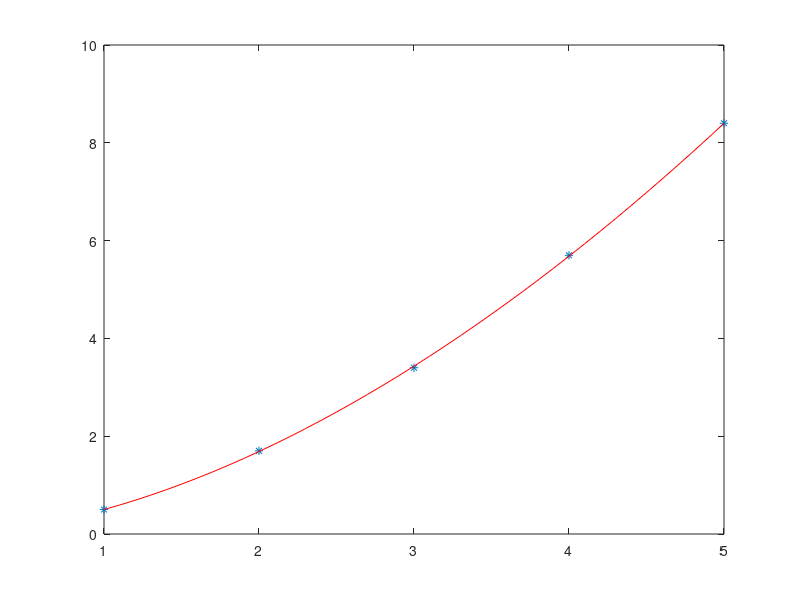

Recreate this plot in MATLAB.
disp('linear regression power model');
% power model
% y = bx^a
x = [1 2 3 4 5] ; 
y = [0.5 1.7 3.4 5.7 8.4];

%log y= a log x + log b 
% Y = a X + B 
%take the log for the x,y vectors 
X = log10(x);
Y = log10(y);

% ∑ Y = a ∑ X + n B
% ∑ YX = a ∑ X^2 + B ∑ X

% get variable values

n=length(x)     ;  % n  
sX = sum(X)     ; % ∑ X
sY = sum(Y)     ; % ∑ Y
sXY = sum(X.*Y) ; % ∑ YX
sX2 = sum(X.^2) ; % ∑ X^2

% ∑ Y = a ∑ X + n B
% ∑ YX = a ∑ X^2 + B ∑ X

% we split this two equation into two matrices

Rightcoef = [sX n  ; sX2 sX ] ;  
Leftcoef = [sY ; sXY] ; 
%solve as matrices
%think of it as 
%Leftcoef = Rightcoef  * sol
sol = Rightcoef \ Leftcoef ;  % as same as 'sol  = Rightcoef^-1 * Leftcoef' but the backslash expression is more effcint for more info : https://www.mathworks.com/help/matlab/ref/mldivide.html

a = sol(1) ;   %a
B = sol(2) ;   %B
b= 10^B ;      %b 

%calc R^2
yav = mean(Y) ;
st = sum( (Y-yav).^2 )  ;
sr = sum((Y-B-a*X).^2) ;
r2=(st-sr)/st ;


disp("a = "+a) ;
disp("b = "+b) ;
disp("r^2 = "+r2) ;

x1 = min(x):0.1:max(x) ;
%y=b*x^a
y1 = b*x1.^(a);

plot(x,y ,'*' , x1 ,y1 ,'r-')